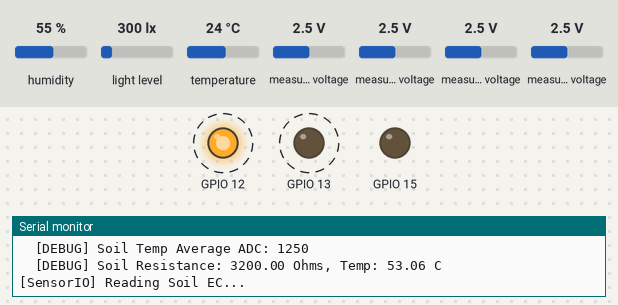
The sketch below on a simulated ESP32. Parts: output pins drawn as LEDs (lit = HIGH), the last lines printed to the serial monitor. Wiring (inferred from the names in the program): BH1750 light sensor at I2C address 0x23; AHT10/20 sensor at I2C address 0x38; ADS1015 converter at I2C address 0x48. Dashed ring = blinking. Inputs (shaded band) come from the test bench; at power-on: measured voltage 2.5 V, humidity 55 %, light level 300 lx, temperature 24 °C.

Above: at 2.81 s.
At 6.5 s:
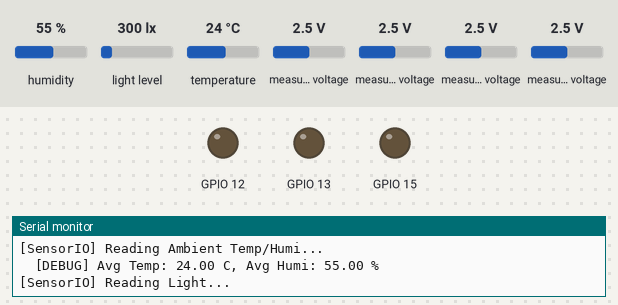
6.6 s: measured voltage (sensor 200) set to 0.1 V
At 6.6 s:
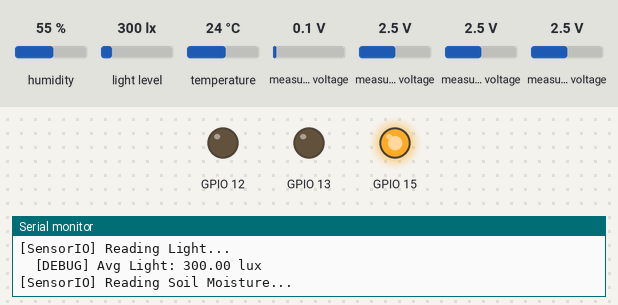
Timing chart, 0 to 15.8 s (numbered marks = the images above; inputs shaded):
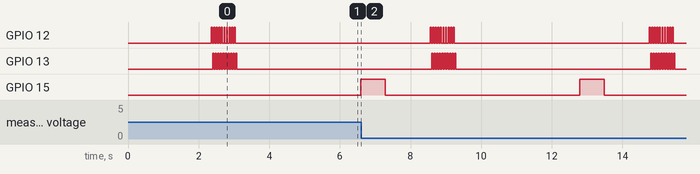

The sketch:

SensorData_Viewer.ino
```cpp
#include "soc/soc.h"
#include "soc/rtc_cntl_reg.h"
#include "SensorsIO.h" // include the sensor io class

// === 1. Global Variables for Sensor Data ===
int   battery_level    = 0;    // holds the battery level percentage
float ambient_temp     = 0.0;  // holds ambient temperature
float ambient_humidity = 0.0;  // holds ambient humidity
float light_intensity  = 0.0;  // holds light intensity
float soil_temp        = 0.0;  // holds soil temperature
float soil_moisture    = 0.0;  // holds soil moisture
float soil_ec          = 0.0;  // holds soil electrical conductivity

// === 2. Create SensorIO Object ===
// pass the addresses of the global variables to the constructor
SensorIO sensors(
    &battery_level,
    &ambient_temp,
    &ambient_humidity,
    &light_intensity,
    &soil_temp,
    &soil_moisture,
    &soil_ec,
    true
);

void setup() {
  WRITE_PERI_REG(RTC_CNTL_BROWN_OUT_REG, 0);

  Serial.begin(115200); // initialize serial communication at 115200 baud
  sensors.begin();      // initialize all sensors

  delay(2000); // wait a second for everything to stabilize
}

void loop() {
  // read all sensor values every 2 seconds
  sensors.readAllSensors();

  // --- [MODIFIED] Print data with labels for the Serial Plotter ---

  Serial.print("\n=====\nAmbientTemp:");
  Serial.print(ambient_temp);
  Serial.print(", ");

  Serial.print("Humidity:");
  Serial.print(ambient_humidity);
  Serial.print(",");

  Serial.print("Light:");
  Serial.print(light_intensity);
  Serial.print("\n");

  Serial.print("SoilTemp:");
  Serial.print(soil_temp);
  Serial.print(", ");

  Serial.print("SoilMoisture:");
  Serial.print(soil_moisture);
  Serial.print(", ");

  Serial.print("EC:");
  Serial.print(soil_ec);
  Serial.print(", ");

  Serial.print("Battery:");
  Serial.print(battery_level); // use println for the last value
  Serial.print("\n=====\n");

  delay(1000); // wait 2 seconds before the next reading
}
```

Source omitted: SensorsIO.h (18116 bytes)
